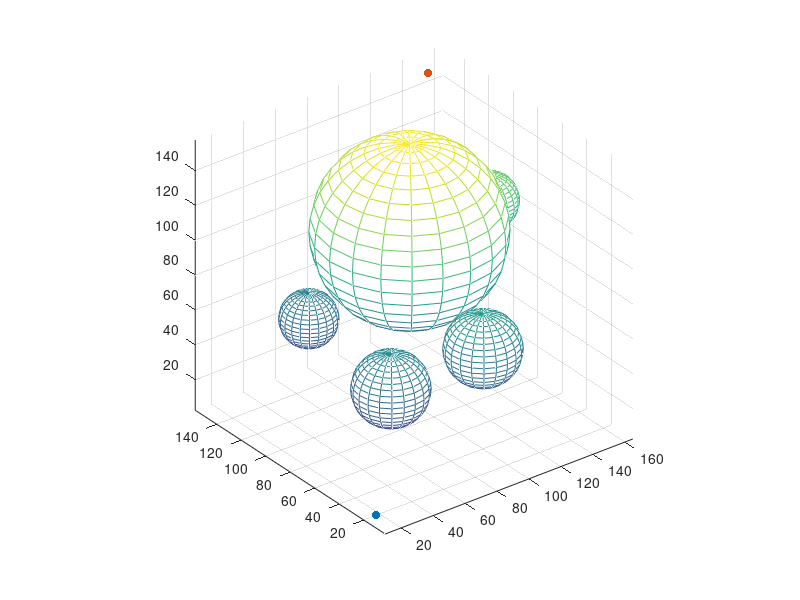

Write MATLAB code to recreate this figure. (Note: this script raises an error after producing the figure.)
%% 绘制障碍物(以球为例，主要是方便计算)
x0=100; y0=100; z0=100;%球心
circleCenter = [100,100,100;50,50,50;100,40,60;150,100,100;60,130,50];
r=[50;20;20;15;15];%半径
%下面开始画
figure(1);
[x,y,z]=sphere;
for i = 1:length(circleCenter(:,1))
    mesh(r(i)*x+circleCenter(i,1),r(i)*y+circleCenter(i,2),r(i)*z+circleCenter(i,3));hold on;
end
axis equal
%% 参数
source=[10 10 10];
goal=[150 150 150];
stepsize = 10;
threshold = 10;
maxFailedAttempts = 10000;
display = true;
searchSize = [250 250 250];      %探索空间六面体
%% 绘制起点和终点
hold on;
scatter3(source(1),source(2),source(3),"filled","g");
scatter3(goal(1),goal(2),goal(3),"filled","b");
tic;  % tic-toc: Functions for Elapsed Time
RRTree = double([source -1]);
failedAttempts = 0;
pathFound = false;

%% 循环
while failedAttempts <= maxFailedAttempts  % loop to grow RRTs
    %% chooses a random configuration
    if rand < 0.5
        sample = rand(1,3) .* searchSize;   % random sample
    else
        sample = goal; % sample taken as goal to bias tree generation to goal
    end
    %% selects the node in the RRT tree that is closest to qrand
    [A, I] = min( distanceCost(RRTree(:,1:3),sample) ,[],1); % find the minimum value of each column
    closestNode = RRTree(I(1),1:3);
    %% moving from qnearest an incremental distance in the direction of qrand
    movingVec = [sample(1)-closestNode(1),sample(2)-closestNode(2),sample(3)-closestNode(3)];
    movingVec = movingVec/sqrt(sum(movingVec.^2));  %单位化
    newPoint = closestNode + stepsize * movingVec;
    if ~checkPath3(closestNode, newPoint, circleCenter,r) % if extension of closest node in tree to the new point is feasible
        failedAttempts = failedAttempts + 1;
        continue;
    end
    
    if distanceCost(newPoint,goal) < threshold, pathFound = true; break; end % goal reached
    [A, I2] = min( distanceCost(RRTree(:,1:3),newPoint) ,[],1); % check if new node is not already pre-existing in the tree
    if distanceCost(newPoint,RRTree(I2(1),1:3)) < threshold, failedAttempts = failedAttempts + 1; continue; end 
    
    RRTree = [RRTree; newPoint I(1)]; % add node
    failedAttempts = 0;
    if display, plot3([closestNode(1);newPoint(1)],[closestNode(2);newPoint(2)],[closestNode(3);newPoint(3)],'LineWidth',1); end
    pause(0.05);
end

if display && pathFound, plot3([closestNode(1);goal(1)],[closestNode(2);goal(2)],[closestNode(3);goal(3)]); end

if display, disp('click/press any key'); waitforbuttonpress; end
if ~pathFound, error('no path found. maximum attempts reached'); end
%% retrieve path from parent information
path = goal;
prev = I(1);
while prev > 0
    path = [RRTree(prev,1:3); path];
    prev = RRTree(prev,4);
end

pathLength = 0;
for i=1:length(path(:,1))-1, pathLength = pathLength + distanceCost(path(i,1:3),path(i+1,1:3)); end % calculate path length
fprintf('processing time=%d \nPath Length=%d \n\n', toc, pathLength); 
figure(2)
for i = 1:length(circleCenter(:,1))
    mesh(r(i)*x+circleCenter(i,1),r(i)*y+circleCenter(i,2),r(i)*z+circleCenter(i,3));hold on;
end
axis equal
hold on;
scatter3(source(1),source(2),source(3),"filled","g");
scatter3(goal(1),goal(2),goal(3),"filled","b");
plot3(path(:,1),path(:,2),path(:,3),'LineWidth',2,'color','r');
%% checkPath3.m	
function feasible=checkPath3(n,newPos,circleCenter,r)
feasible=true;
movingVec = [newPos(1)-n(1),newPos(2)-n(2),newPos(3)-n(3)];
movingVec = movingVec/sqrt(sum(movingVec.^2)); %单位化
for R=0:0.5:sqrt(sum((n-newPos).^2))
    posCheck=n + R .* movingVec;
    if ~(feasiblePoint3(ceil(posCheck),circleCenter,r) && feasiblePoint3(floor(posCheck),circleCenter,r))
        feasible=false;break;
    end
end
if ~feasiblePoint3(newPos,circleCenter,r), feasible=false; end
end
function h=distanceCost(a,b)         %% distanceCost.m
	h = sqrt(sum((a-b).^2, 2));
end
%% feasiblePoint3.m
function feasible=feasiblePoint3(point,circleCenter,r)
feasible=true;
% check if collission-free spot and inside maps
for row = 1:length(circleCenter(:,1))
    if sqrt(sum((circleCenter(row,:)-point).^2)) <= r(row)
        feasible = false;break;
    end
end
end
